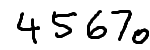
#> input picture data/number/test.png, 150 x 50 px
$ python ExtractCharacters.py   (Python 2 division)   (older library calls are emulated)
#> lines starting #> are read from the running program, lines starting #| are printed output that depends on the picture
### convert.py
#############################################################
# Converts an Image into a 100 feature vector               #
# i.e. scales it down to a 10x10 image                      #
#############################################################

import Image
import ImageEnhance
import numpy
import itertools
import os

def chunks(l, n):
    return [l[i:i+n] for i in range(0, len(l), n)]

def normalize(n):
    return (n-177)/100.0# (n - 235)/100.0

def normalize1(n):
    return ((255-n*16)- 177)/100.0

def normalizeVec(image):
    return map (normalize1,list(itertools.chain(*(image))))

# [16 lines left out: functions getDist, applyTrans, not called in this run]

def getCenter(coords):
    "Returns the center of the coords"
    xs = []
    ys = []
    for c in coords:
        xs.append(c[0])
        ys.append(c[1])
    return (sum(xs)/len(xs),sum(ys)/len(ys))

# [47 lines left out: functions centerFeature, getFeatureVec, getFeatureVecFromImg, not called in this run]


# [4 lines that do not run on import are left out]

### ExtractCharacters.py
import os
import Image
import numpy
import convert
from copy import deepcopy

#Extracts the individual characters from a file assuming that there are no
#overlaps in the characters

WHITE = 255

def GetNorth(imgArr,coord):
    "Returns the value of northern pixel"
    row = coord[0]-1
    col = coord[1]
    if row < 0:
        return WHITE #Assume that the northern edge is all white pixels
    else:
        return imgArr[row][col]

def GetWest(imgArr,coord):
    "Returns the value of the western pixel"
    row = coord[0]
    col = coord[1]-1
    if col < 0:
        return WHITE #Assume that the western edge is all white pixels
    else:
        return imgArr[row][col]

def GetNorthLabels(labels,coord):
    "Returns the label of the northern pixel"
    if coord[0] == 0:
        return 0
    else:
        return labels[coord[0]-1][coord[1]]

def GetWestLabels(labels,coord):
    "Returns the label of the western pixel"
    if coord[1] == 0:
        return 0
    else:
        return labels[coord[0]][coord[1]-1]

def Equiv(p1,p2):
    if p1 == p2:
        return True
    if p1 < WHITE and p2 < WHITE:
        return True
    return False

def LabelPixels(imgArr):
    """
    Takes an image array and returns a list of the same dimensions/size with labels,
        0 being whitespace, and all other values being particular classes
    We consider two pixels to be the same if the pixels are:
        - Both white
        - Both not white
    """
    #Two pass algorithm
    tempLabels = imgArr.tolist() #create list of the same size as the numpy arr
    tempLabels = map(lambda row: map(lambda x: 0,row), tempLabels)
    equivalences = {0:[0]}
    classCounter = 0
    for i in range(len(imgArr)):
        row = imgArr[i]
        for j in range(len(row)):
            pixel = row[j]
            northPixel = GetNorth(imgArr,(i,j))
            northLabel = GetNorthLabels(tempLabels,(i,j))
            westPixel = GetWest(imgArr,(i,j))
            westLabel = GetWestLabels(tempLabels,(i,j))

            if pixel == WHITE:
                continue

            if (not Equiv(northPixel, pixel)) and (not Equiv(westPixel, pixel)):
                classCounter += 1
                tempLabels[i][j] = classCounter
                equivalences[classCounter] = [classCounter]
            else:
                if Equiv(northPixel,pixel) and Equiv(northPixel, westPixel) and northLabel != westLabel:
                    equivalences[northLabel].append(westLabel)
                    equivalences[westLabel].append(northLabel)
                    ma = max([westLabel,northLabel])
                    mi = min([westLabel,northLabel])
                    tempLabels[i][j] = mi
                    for a in range(len(tempLabels)):
                        rowd = tempLabels[i]
                        for b in range(len(rowd)):
                            if rowd[b] == ma: rowd[b] = mi

                elif Equiv(pixel, westPixel):
                    tempLabels[i][j] = westLabel

                elif Equiv(pixel, northPixel):
                    tempLabels[i][j] = northLabel

    for i in range(len(tempLabels)):
        row = tempLabels[i]
        for j in range(len(row)):
            z = row[j]
            while z > min(equivalences[z]):
                z = min(equivalences[z])
            row[j] = z# min(equivalences[row[j]])
    k = []
    for i in range(len(tempLabels)):
        row = tempLabels[i]
        for j in range(len(row)):
            if row[j] in k: continue
            else: k.append(row[j])
    newEquiv = {}
    for i in range(len(k)):
        newEquiv[k[i]] = i

    for i in range(len(tempLabels)):
        row = tempLabels[i]
        for j in range(len(row)):
            row[j] = newEquiv[row[j]]
    return tempLabels

def GetDimensions(coords):
    top = coords[0][0]
    bottom = coords[0][0]
    left = coords[0][1]
    right = coords[0][1]
    for p in coords:
        if p[0]  < top:
            top = p[0]
        elif p[0] > bottom:
            bottom = p[0]
        if p[1] < left:
            left = p[1]
        elif p[1] > right:
            right = p[1]
    return (bottom-top, right-left)
g = 0
def CreateImage(imgArr,coords):
    global g
    dim = GetDimensions(coords)
    maxim = int(max(dim)*1.50)
    print maxim, max(dim)
    newImg = numpy.zeros((maxim,maxim),dtype=numpy.uint8)
    newImg = map(lambda row: map(lambda e: 255,row),newImg)
    center = convert.getCenter(coords)
    if maxim%2 == 0:
        d = maxim**2/2 + maxim/2
    else:
        d = maxim**2/2
    nC = (d/maxim,d%maxim)
    trans = (nC[0]-center[0],nC[1]-center[1])
    for c in coords:
        pixel = imgArr[c[0]][c[1]]
        newImg[c[0]+trans[0]][c[1]+trans[1]] = pixel
    return (Image.fromarray(numpy.array(newImg,dtype=numpy.uint8),"L"),center[1])

def PasteCharacters(imgArr,labels):
    """
    Takes the imgArray and the labels associated with it and extracts each particular class
        and generates a 100x100 image containing that particular class
    """
    uniqueLabels = []
    for row in labels:
        for label in row:
            if label not in uniqueLabels:
                uniqueLabels.append(label)
    charDict = dict((e1,[]) for e1 in uniqueLabels)
    for i in range(len(labels)):
        row = labels[i]
        for j in range(len(row)):
            label = row[j]
            charDict[label].append((i,j))

    k = charDict.keys()
    imagesWithCenters = []
    for char in k:
        if char != 0:
            imagesWithCenters.append(CreateImage(imgArr,charDict[char]))
    return imagesWithCenters


if __name__ == "__main__":
    #tests...
    curDir = os.getcwd()
    testFile = os.path.join(curDir,"data/number/test.png")
    testImage = Image.open(testFile).convert("L")
    imgArr = numpy.asarray(testImage)
    k = map (lambda row: map (lambda x: 255-x*100,row), LabelPixels(imgArr))
#> in LabelPixels, `tempLabels = imgArr.tolist()`: tempLabels = 50 items
#> the loop in LabelPixels, `for i in range(len(imgArr)):` made 50 passes
#> the loop in LabelPixels, `for i in range(len(tempLabels)):` made 50 passes
#> the loop in LabelPixels, `for i in range(len(k)):` made 6 passes
    nlist = numpy.array(k, dtype=numpy.uint8)
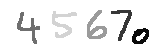
#> nlist: shape (50, 150); min 11, max 255, mean 235.5
    im= Image.fromarray(nlist,"L")
    im.save("f.png","png")

    j = numpy.array(LabelPixels(imgArr),dtype=numpy.uint8)
#> the loop in LabelPixels (call 2), `for i in range(len(imgArr)):` made 50 passes
#> the loop in LabelPixels (call 2), `for i in range(len(tempLabels)):` made 50 passes
#> the loop in LabelPixels (call 2), `for i in range(len(k)):` made 6 passes
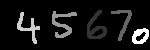
#> j: shape (50, 150); min 0, max 5, mean 0.415; drawn with min black and max white
    PasteCharacters(imgArr,j)
#> the loop in PasteCharacters, `for row in labels:` made 50 passes
#> the loop in PasteCharacters, `for i in range(len(labels)):` made 50 passes
#> the loop in PasteCharacters, `for char in k:` made 6 passes
#| 42 28
#| 45 30
#| 39 26
#| 46 31
#| 24 16
